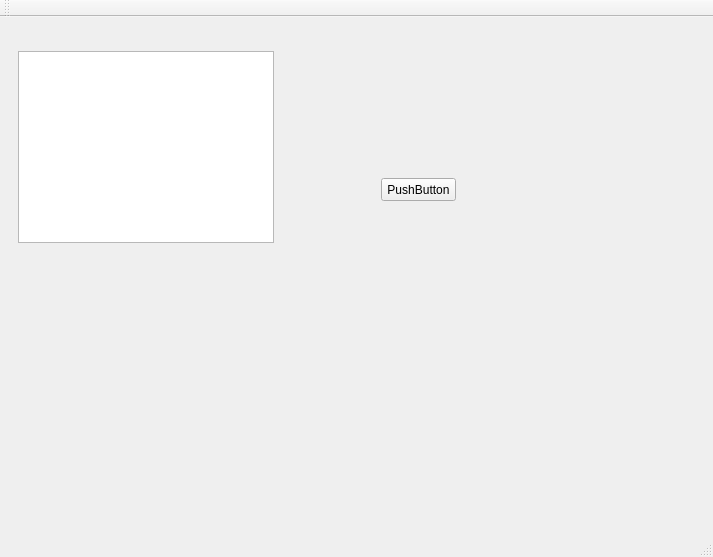
<?xml version="1.0" encoding="UTF-8"?>
<ui version="4.0">
 <class>MainWindow</class>
 <widget class="QMainWindow" name="MainWindow">
  <property name="geometry">
   <rect>
    <x>0</x>
    <y>0</y>
    <width>713</width>
    <height>557</height>
   </rect>
  </property>
  <property name="windowTitle">
   <string>HEro Maker UnLImited</string>
  </property>
  <widget class="QWidget" name="centralWidget">
   <layout class="QGridLayout" name="gridLayout">
    <item row="0" column="0">
     <widget class="QWidget" name="menu" native="true">
      <property name="enabled">
       <bool>true</bool>
      </property>
      <widget class="QPushButton" name="pushButton">
       <property name="geometry">
        <rect>
         <x>370</x>
         <y>150</y>
         <width>75</width>
         <height>23</height>
        </rect>
       </property>
       <property name="text">
        <string>PushButton</string>
       </property>
      </widget>
     </widget>
    </item>
   </layout>
   <widget class="QWidget" name="herolist" native="true">
    <property name="enabled">
     <bool>true</bool>
    </property>
    <property name="geometry">
     <rect>
      <x>9</x>
      <y>25</y>
      <width>274</width>
      <height>210</height>
     </rect>
    </property>
    <property name="sizePolicy">
     <sizepolicy hsizetype="Maximum" vsizetype="Maximum">
      <horstretch>0</horstretch>
      <verstretch>0</verstretch>
     </sizepolicy>
    </property>
    <widget class="QListWidget" name="listWidget">
     <property name="geometry">
      <rect>
       <x>9</x>
       <y>9</y>
       <width>256</width>
       <height>192</height>
      </rect>
     </property>
    </widget>
   </widget>
  </widget>
  <widget class="QMenuBar" name="menuBar">
   <property name="geometry">
    <rect>
     <x>0</x>
     <y>0</y>
     <width>713</width>
     <height>21</height>
    </rect>
   </property>
  </widget>
  <widget class="QToolBar" name="mainToolBar">
   <attribute name="toolBarArea">
    <enum>TopToolBarArea</enum>
   </attribute>
   <attribute name="toolBarBreak">
    <bool>false</bool>
   </attribute>
  </widget>
  <widget class="QStatusBar" name="statusBar"/>
 </widget>
 <layoutdefault spacing="6" margin="11"/>
 <resources/>
 <connections/>
</ui>
